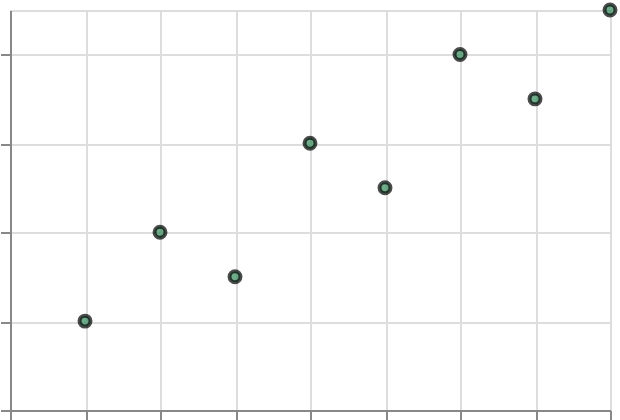

Vega-Lite specification stored for this chart:
### Vega-Lite specification from a JSON file in a GitHub repository (floating-point values rounded to 4 significant figures)
{"$schema": "https://vega.github.io/schema/vega-lite/v6.json", "padding": 5, "autosize": "none", "width": 300, "height": 200, "data": {"name": "table", "values": [{"c": "A", "g": "p", "x": 1, "y": 2, "v": 5, "t": "2024-01-15", "o": {"v": 3}, "IMDB Rating": 6.1, "d": "x1"}, {"c": "B", "g": "q", "x": 2, "y": 4, "v": 9, "t": "2024-02-20", "o": {"v": 7}, "IMDB Rating": 7.4, "d": "x2"}, {"c": "A", "g": "q", "x": 3, "y": 3, "v": 2, "t": "2024-03-05", "o": {"v": 1}, "IMDB Rating": 5.2, "d": "x1"}, {"c": "C", "g": "p", "x": 4, "y": 6, "v": 7, "t": "2024-05-30", "o": {"v": 4}, "IMDB Rating": 8.8, "d": "x3"}, {"c": "B", "g": "p", "x": 5, "y": 5, "v": 4, "t": "2024-07-11", "o": {"v": 9}, "IMDB Rating": 6.9, "d": "x2"}, {"c": "C", "g": "q", "x": 6, "y": 8, "v": 6, "t": "2024-09-02", "o": {"v": 2}, "IMDB Rating": 7.7, "d": "x3"}, {"c": "A", "g": "p", "x": 7, "y": 7, "v": 8, "t": "2024-11-25", "o": {"v": 5}, "IMDB Rating": 4.4, "d": "x1"}, {"c": "B", "g": "q", "x": 8, "y": 9, "v": 3, "t": "2024-12-31", "o": {"v": 8}, "IMDB Rating": 9.1, "d": "x2"}]}, "mark": "point", "encoding": {"x": {"field": "x", "type": "quantitative"}, "y": {"field": "y", "type": "quantitative"}, "fill": {"value": "seagreen"}, "stroke": {"value": "black"}}}
